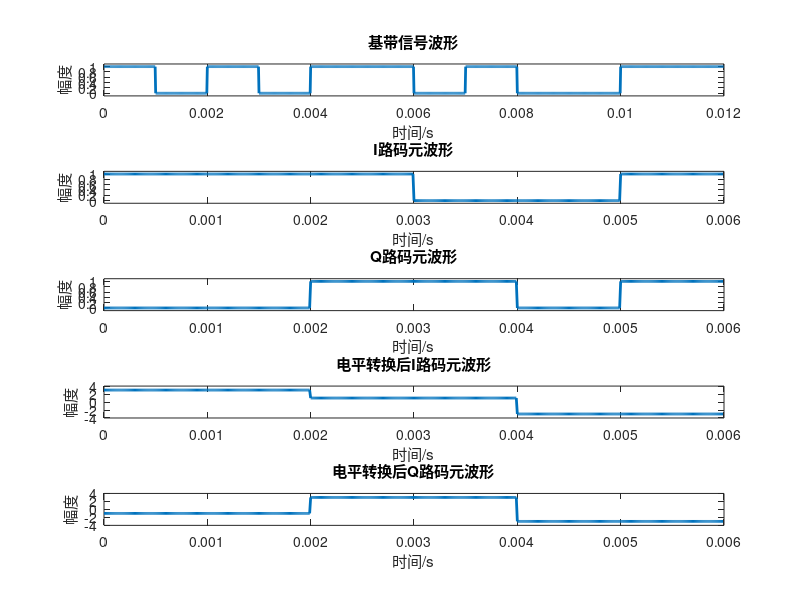
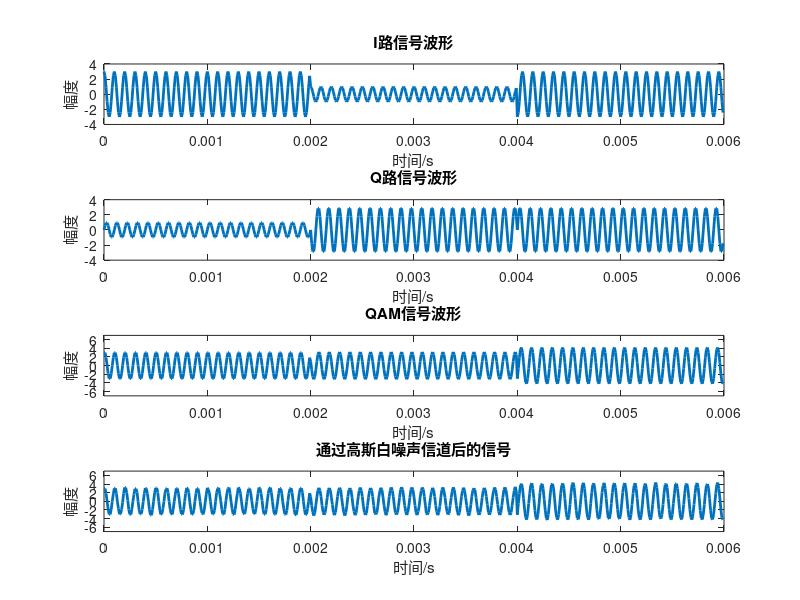
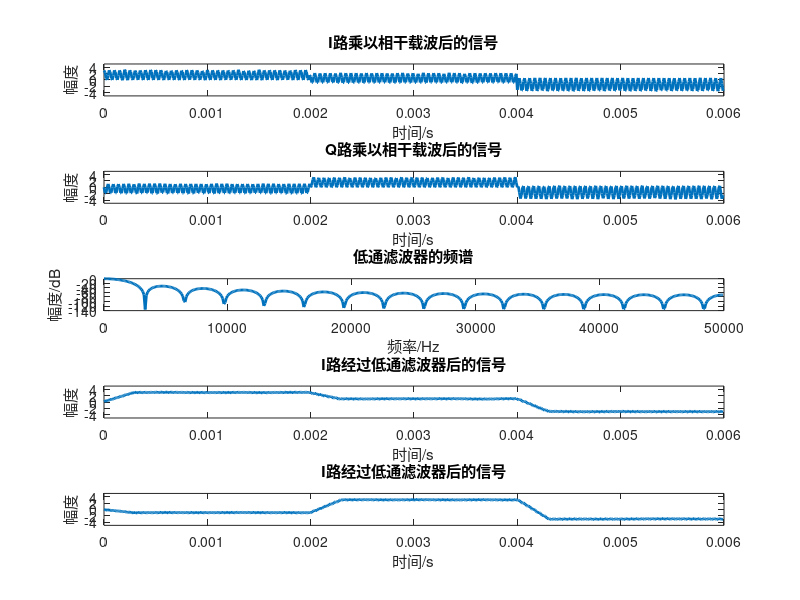

The MATLAB source for these figures, in order: (Note: this script raises an error after producing the figures.)
clear all;                  % 清除所有变量
close all;                  % 关闭所有窗口
clc;                        % 清屏
%% 基本参数
M=12;                       % 产生码元数    
L=100;                      % 每码元复制L次,每个码元采样次数
Ts=0.001;                   % 每个码元的宽度,即码元的持续时间
Rb=1/Ts;                    % 码元速率1K
dt=Ts/L;                    % 采样间隔
TotalT=M*Ts;                % 总时间1
t=0:dt:TotalT-dt;           % 时间1
TotalT2=(M/2)*Ts;           % 总时间2
t2=0:dt:TotalT2-dt;         % 时间2
Fs=1/dt;                    % 采样间隔的倒数即采样频率

%% 产生单极性波形
wave=[1,0,1,0,1,1,0,1,0,0,1,1];      % 产生二进制随机码,M为码元个数
fz=ones(1,L);               % 定义复制的次数L,L为每码元的采样点数
fz2=ones(1,2*L);            % 定义复制的次数2L
x1=wave(fz,:);              % 将原来wave的第一行复制L次，称为L*M的矩阵
jidai=reshape(x1,1,L*M);    % 产生单极性不归零矩形脉冲波形，将刚得到的L*M矩阵，按列重新排列形成1*(L*M)的矩阵

%% 产生I、Q路码元
a=wave(1:2:end);            % I路码元是原始码元奇数位置的码元
b=wave(2:2:end);            % Q路码元是原始码元偶数位置的码元
% 码元电平转换，要将两两码元转换成四种电平，00转换成-1,01转换成-3,10转换成1,11转换成3
for i=1:length(a)/2
    if a(2*(i-1)+1:2*i)==[0 1]
        I(i)=-3;
    elseif a(2*(i-1)+1:2*i)==[0 0]
        I(i)=-1;
    elseif a(2*(i-1)+1:2*i)==[1 0]
        I(i)=1;
    elseif a(2*(i-1)+1:2*i)==[1 1]
        I(i)=3;
    end
    
    if b(2*(i-1)+1:2*i)==[0 1]
        Q(i)=-3;
    elseif b(2*(i-1)+1:2*i)==[0 0]
        Q(i)=-1;
    elseif b(2*(i-1)+1:2*i)==[1 0]
        Q(i)=1;
    elseif b(2*(i-1)+1:2*i)==[1 1]
        Q(i)=3;
    end
end
x2=a(fz,:);                    % 将原来a的第一行复制L次，称为L*(M/2)的矩阵
a_mayuan=reshape(x2,1,L*(M/2));% 产生单极性不归零矩形脉冲波形，将刚得到的L*(M/2)矩阵，按列重新排列形成1*(L*(M/2))的矩阵
x3=b(fz,:);                    % 将原来b的第一行复制L次，称为L*(M/2)的矩阵
b_mayuan=reshape(x3,1,L*(M/2));% 产生单极性不归零矩形脉冲波形，将刚得到的L*(M/2)矩阵，按列重新排列形成1*(L*(M/2))的矩阵
x4=I(fz2,:);                   % 将原来I的第一行复制2L次，称为2L*(M/4)的矩阵
I_mayuan=reshape(x4,1,(2*L)*(M/4));% 产生单极性不归零矩形脉冲波形，将刚得到的(2*L)*(M/4)矩阵，按列重新排列形成1*((2*L)*(M/4))的矩阵
x5=Q(fz2,:);                   % 将原来Q的第一行复制2L次，称为2L*(M/4)的矩阵
Q_mayuan=reshape(x5,1,(2*L)*(M/4));% 产生单极性不归零矩形脉冲波形，将刚得到的(2*L)*(M/4)矩阵，按列重新排列形成1*((2*L)*(M/4))的矩阵

%% 码元波形绘制
figure(1);                  % 绘制第1幅图
subplot(511);               % 窗口分割成5*1的，当前是第1个子图 
plot(t,jidai,'LineWidth',2);% 绘制基带码元波形，线宽为2
title('基带信号波形');      % 标题
xlabel('时间/s');           % x轴标签
ylabel('幅度');             % y轴标签
axis([0,TotalT,-0.1,1.1])   % 坐标范围限制

subplot(512);               % 窗口分割成5*1的，当前是第2个子图 
plot(t2,a_mayuan,'LineWidth',2);% I路码元波形，线宽为2
title('I路码元波形');       % 标题
xlabel('时间/s');           % x轴标签
ylabel('幅度');             % y轴标签
axis([0,TotalT2,-0.1,1.1])  % 坐标范围限制

subplot(513);               % 窗口分割成5*1的，当前是第3个子图 
plot(t2,b_mayuan,'LineWidth',2);% 绘制Q路码元波形，线宽为2
title('Q路码元波形');       % 标题
xlabel('时间/s');           % x轴标签
ylabel('幅度');             % y轴标签
axis([0,TotalT2,-0.1,1.1])  % 坐标范围限制

subplot(514);               % 窗口分割成5*1的，当前是第4个子图 
plot(t2,I_mayuan,'LineWidth',2);% 绘制转换后I路电平波形，线宽为2
title('电平转换后I路码元波形');% 标题
xlabel('时间/s');           % x轴标签
ylabel('幅度');             % y轴标签
axis([0,TotalT2,-4,4])      % 坐标范围限制

subplot(515);               % 窗口分割成5*1的，当前是第5个子图 
plot(t2,Q_mayuan,'LineWidth',2);% 绘制转换后Q路电平波形，线宽为2
title('电平转换后Q路码元波形');% 标题
xlabel('时间/s');           % x轴标签
ylabel('幅度');             % y轴标签
axis([0,TotalT2,-4,4])      % 坐标范围限制

%% QAM调制
fc=10000;                   % 载波频率2kHz       
zb1=cos(2*pi*fc*t2);        % 载波1
zb2=-sin(2*pi*fc*t2);       % 载波2
I_lu=I_mayuan.*zb1;         % I路波形 
Q_lu=Q_mayuan.*zb2;         % Q路波形 
qam=I_lu+Q_lu;              % QAM调制
figure(2);                  % 绘制第2幅图
subplot(411)                % 窗口分割成4*1的，当前是第1个子图 
plot(t2,I_lu,'LineWidth',2);% 绘制I路的波形 
title('I路信号波形')        % 标题
axis([0,TotalT2,-4,4]);     % 坐标范围限制
xlabel('时间/s');           % x轴标签
ylabel('幅度');             % y轴标签

subplot(412)                % 窗口分割成4*1的，当前是第2个子图 
plot(t2,Q_lu,'LineWidth',2);% 绘制Q路的波形 
title('Q路信号波形')        % 标题
axis([0,TotalT2,-4,4]);     % 坐标范围限制
xlabel('时间/s');           % x轴标签
ylabel('幅度');             % y轴标签

subplot(413)                % 窗口分割成4*1的，当前是第3个子图 
plot(t2,qam,'LineWidth',2); % 绘制QAM的波形 
title('QAM信号波形')        % 标题
axis([0,TotalT2,-7,7]);     % 坐标范围限制
xlabel('时间/s');           % x轴标签
ylabel('幅度');             % y轴标签
%% 信号经过高斯白噪声信道
tz=awgn(qam,20);            % 信号qam中加入白噪声，信噪比为SNR=20dB
subplot(414);               % 窗口分割成4*1的，当前是第4个子图 
plot(t2,tz,'LineWidth',2);  % 绘制QAM信号加入白噪声的波形
axis([0,TotalT2,-7,7]);     % 坐标范围设置
title('通过高斯白噪声信道后的信号');% 标题
xlabel('时间/s');           % x轴标签
ylabel('幅度');             % y轴标签

%% 解调部分
jt1=tz.*zb1;                % 相干解调，I路乘以相干载波
jt2=tz.*zb2;                % 相干解调，Q路乘以相干载波
figure(3);
subplot(511)                % 窗口分割成5*1的，当前是第1个子图 
plot(t2,jt1,'LineWidth',2)  % 绘制I路乘以相干载波后的信号
axis([0,TotalT2,-5,5]);     % 设置坐标范围
title("I路乘以相干载波后的信号")% 标题
xlabel('时间/s');           % x轴标签
ylabel('幅度');             % y轴标签

subplot(512)                % 窗口分割成5*1的，当前是第2个子图 
plot(t2,jt2,'LineWidth',2)  % 绘制Q路乘以相干载波后的信号
axis([0,TotalT2,-5,5]);     % 设置坐标范围
title("Q路乘以相干载波后的信号")% 标题
xlabel('时间/s');           % x轴标签
ylabel('幅度');             % y轴标签

%% 加噪信号经过滤波器
% 低通滤波器设计
fp=2*Rb;                    % 低通滤波器截止频率，乘以2是因为下面要将模拟频率转换成数字频率wp=Rb/(Fs/2)
h1=fir1(30, fp/Fs, boxcar(31));% 生成fir滤波器系统函数中分子多项式的系数
% fir1函数三个参数分别是阶数，数字截止频率，滤波器类型
% 这里是生成了30阶(31个抽头系数)的矩形窗滤波器
[h,w]=freqz(h1, 1,512);      % 生成fir滤波器的频率响应
% freqz函数的三个参数分别是滤波器系统函数的分子多项式的系数，分母多项式的系数(fir滤波器分母系数为1)和采样点数(默认)512
lvbo1=2*fftfilt(h1,jt1);     % 对信号进行滤波，jt1是等待滤波的信号，h是fir滤波器的系统函数的分子多项式系数
lvbo2=2*fftfilt(h1,jt2);     % 对信号进行滤波，jt2是等待滤波的信号，h是fir滤波器的系统函数的分子多项式系数

subplot(513);               % 窗口分割成5*1的，当前是第3个子图 
plot(w/pi*Fs/2,20*log(abs(h)),'LineWidth',2); % 绘制滤波器的幅频响应
title('低通滤波器的频谱');  % 标题
xlabel('频率/Hz');          % x轴标签
ylabel('幅度/dB');          % y轴标签

subplot(514)                % 窗口分割成5*1的，当前是第4个子图 
plot(t2,lvbo1,'LineWidth',2);% 绘制I路经过低通滤波器后的信号
axis([0,TotalT2,-5,5]);     % 设置坐标范围
title("I路经过低通滤波器后的信号");% 标题
xlabel('时间/s');           % x轴标签
ylabel('幅度');             % y轴标签

subplot(515)                % 窗口分割成5*1的，当前是第5个子图 
plot(t2,lvbo2,'LineWidth',2);% 绘制Q路经过低通滤波器后的信号
axis([0,TotalT2,-5,5]);     % 设置坐标范围
title("I路经过低通滤波器后的信号");% 标题
xlabel('时间/s');           % x轴标签
ylabel('幅度');             % y轴标签

%% 抽样判决
% 滤波后的波形进行判决，大于2的判决为3,0-2之间的判决为1，-2-0之间判决为-1，小于-2的判决为-3
for j=1:length(lvbo1)
   if lvbo1(j)>=2
       I_panjue(j)=3;
   elseif (lvbo1(j)>0 && lvbo1(j)<2)
       I_panjue(j)=1;
   elseif (lvbo1(j)>=-2 && lvbo1(j)<0)
       I_panjue(j)=-1;
   elseif lvbo1(j)<-2 
       I_panjue(j)=-3;
   end
end

for k=1:length(lvbo2)
   if lvbo2(k)>=2
       Q_panjue(k)=3;
   elseif (lvbo2(k)>0 && lvbo2(k)<2)
       Q_panjue(k)=1;
   elseif (lvbo2(k)>=-2 && lvbo2(k)<0)
       Q_panjue(k)=-1;
   elseif lvbo2(k)<-2 
       Q_panjue(k)=-3;
   end
end
figure(4);
subplot(611)                % 窗口分割成6*1的，当前是第1个子图 
plot(t2,I_panjue,'LineWidth',2);% 绘制经过判决的I路信号
axis([0,TotalT2,-5,5]);     % 设置坐标范围
title("I路经过判决后的信号");% 标题
xlabel('时间/s');           % x轴标签
ylabel('幅度');             % y轴标签

subplot(612)                % 窗口分割成6*1的，当前是第2个子图 
plot(t2,Q_panjue,'LineWidth',2);% 绘制经过判决的Q路信号
axis([0,TotalT2,-5,5]);     % 设置坐标范围
title("Q路经过判决后的信号");% 标题
xlabel('时间/s');           % x轴标签
ylabel('幅度');             % y轴标签

%% 判决之后再处理，取码元中间时刻判决
I_zong=[];
Q_zong=[];
for m=L:2*L:((2*L)*(M/4))
   if I_panjue(m)>=2
       I_zong=[I_zong,3];
   elseif (I_panjue(m)>0 && I_panjue(m)<2)
       I_zong=[I_zong,1];
   elseif (I_panjue(m)>=-2 && I_panjue(m)<0)
       I_zong=[I_zong,-1];
   elseif I_panjue(m)<-2 
       I_zong=[I_zong,-3];
   end
end

for n=L:2*L:((2*L)*(M/4))
   if Q_panjue(n)>=2
       Q_zong=[Q_zong,3];
   elseif (Q_panjue(n)>0 && Q_panjue(n)<2)
       Q_zong=[Q_zong,1];
   elseif (Q_panjue(n)>=-2 && Q_panjue(n)<0)
       Q_zong=[Q_zong,-1];
   elseif Q_panjue(n)<-2 
       Q_zong=[Q_zong,-3];
   end
end

x6=I_zong(fz2,:);                   % 将原来I_zong的第一行复制2L次，称为2L*(M/4)的矩阵
I_wave=reshape(x6,1,(2*L)*(M/4));% 产生单极性不归零矩形脉冲波形，将刚得到的(2*L)*(M/4)矩阵，按列重新排列形成1*((2*L)*(M/4))的矩阵
x7=Q_zong(fz2,:);                   % 将原来Q_zong的第一行复制2L次，称为2L*(M/4)的矩阵
Q_wave=reshape(x7,1,(2*L)*(M/4));% 产生单极性不归零矩形脉冲波形，将刚得到的(2*L)*(M/4)矩阵，按列重新排列形成1*((2*L)*(M/4))的矩阵

subplot(613)                % 窗口分割成6*1的，当前是第3个子图 
plot(t2,I_wave,'LineWidth',2);% 绘制经过中间时刻判决的I路波形
axis([0,TotalT2,-5,5]);     % 设置坐标范围
title("I路经过中间时刻判决后的信号");% 标题
xlabel('时间/s');           % x轴标签
ylabel('幅度');             % y轴标签

subplot(614)                % 窗口分割成6*1的，当前是第4个子图 
plot(t2,Q_wave,'LineWidth',2);% 绘制经过中间时刻判决的Q路波形
axis([0,TotalT2,-5,5]);     % 设置坐标范围
title("Q路经过中间时刻判决后的信号");% 标题
xlabel('时间/s');           % x轴标签
ylabel('幅度');             % y轴标签

%% I、Q两路恢复
% 电平转换成码元，-3转换成01，-1转换成00,1转换成10,3转换成11
I_yuan=[];
Q_yuan=[];
for i=1:length(I_zong)
    if I_zong(i)==3
        I_yuan=[I_yuan,1 1];
    elseif I_zong(i)==1
        I_yuan=[I_yuan,1 0];
    elseif I_zong(i)==-1
        I_yuan=[I_yuan,0 0];
    elseif I_zong(i)==-3
        I_yuan=[I_yuan,0 1];
    end
end

for i=1:length(Q_zong)
    if Q_zong(i)==3
        Q_yuan=[Q_yuan,1 1];
    elseif Q_zong(i)==1
        Q_yuan=[Q_yuan,1 0];
    elseif Q_zong(i)==-1
        Q_yuan=[Q_yuan,0 0];
    elseif Q_zong(i)==-3
        Q_yuan=[Q_yuan,0 1];
    end
end

code = [];
% 将I路码元为最终输出的奇数位置码元，将Q路码元为最终输出的偶数位置码元
for n=1:M
    if mod(n, 2)~=0
        code = [code, I_yuan((n+1)/2)];
    else
        code = [code, Q_yuan(n/2)];
    end
end

x8=code(fz,:);              % 将原来code的第一行复制L次，称为L*M的矩阵
dout=reshape(x8,1,L*M);     % 产生单极性不归零矩形脉冲波形，将刚得到的L*M矩阵，按列重新排列形成1*(L*M)的矩阵

subplot(615)                % 窗口分割成6*1的，当前是第5个子图 
plot(t,dout,'LineWidth',2); % 绘制恢复后的基带码元
axis([0,TotalT,-0.1,1.1]);  % 设置坐标范围
title("恢复后的基带码元");  % 标题
xlabel('时间/s');           % x轴标签
ylabel('幅度');             % y轴标签

subplot(616)                % 窗口分割成6*1的，当前是第6个子图 
plot(t,jidai,'LineWidth',2);% 绘制原始基带码元
axis([0,TotalT,-0.1,1.1]);  % 设置坐标范围
title("原始基带码元");      % 标题
xlabel('时间/s');           % x轴标签
ylabel('幅度');             % y轴标签

%% 绘制频谱
%% 信源频谱
T=t(end);                   % 时间
df=1/T;                     % 频谱分辨率
N=length(jidai);            % 采样长度
f=(-N/2:N/2-1)*df;          % 频率范围
mf=fftshift(abs(fft(jidai)));%对信源信号采用快速傅里叶变换并移到矩阵中心
figure(5);
subplot(211);               % 窗口分割成2*1的，当前是第1个子图 
plot(f,mf,'LineWidth',2);   % 绘制信源频谱波形
title("基带信号频谱");      % 标题
xlabel('频率/Hz');          % x轴标签
ylabel('幅度');             % y轴标签
axis([-20000,20000,-inf,inf]);% 坐标范围限制

%% QAM信号频谱
T2=t2(end);                 % 时间2
df2=1/T2;                   % 频谱分辨率2
N2=length(qam);             % 采样长度2
f2=(-N2/2:N2/2-1)*df2;      % 频率范围2
sf=fftshift(abs(fft(qam))); % 对QAM信号采用快速傅里叶变换并将0-fs频谱移动到-fs/2-fs/2

subplot(212)                % 窗口分割成2*1的，当前是第2个子图 
plot(f2,sf,'LineWidth',2)   % 绘制QAM调制信号频谱
title("QAM信号频谱")        % 标题
xlabel('频率/Hz');          % x轴标签
ylabel('幅度');             % y轴标签
axis([-20000,20000,-inf,inf]);% 坐标范围限制


%% 乘以相干载波后的频谱
mmf=fftshift(abs(fft(jt1))); % 对相干载波信号采用快速傅里叶变换并移到矩阵中心
figure(6)                   % 绘制第5幅图
subplot(211);               % 窗口分割成2*1的，当前是第1个子图 
plot(f2,mmf,'LineWidth',2)   % 画出I路乘以相干载波后的频谱
title("I路乘以相干载波后的频谱")
xlabel('频率/Hz');          % x轴标签
ylabel('幅度');             % y轴标签

mmf2=fftshift(abs(fft(jt2))); % 对相干载波信号采用快速傅里叶变换并移到矩阵中心
subplot(212);               % 窗口分割成2*1的，当前是第2个子图 
plot(f2,mmf2,'LineWidth',2)   % 画出Q路乘以相干载波后的频谱
title("Q路乘以相干载波后的频谱")
xlabel('频率/Hz');          % x轴标签
ylabel('幅度');             % y轴标签

%% 经过低通滤波后的频谱
dmf=fftshift(abs(fft(lvbo1)));%对低通滤波信号采用快速傅里叶变换并移到矩阵中心
figure(7);
subplot(211);               % 窗口分割成2*1的，当前是第1个子图 
plot(f2,dmf,'LineWidth',2)   % 画出I路经过低通滤波后的频谱
title("I路经过低通滤波后的频谱");
xlabel('频率/Hz');          % x轴标签
ylabel('幅度');             % y轴标签

dmf2=fftshift(abs(fft(lvbo2)));%对低通滤波信号采用快速傅里叶变换并移到矩阵中心
subplot(212);               % 窗口分割成2*1的，当前是第2个子图 
plot(f2,dmf2,'LineWidth',2)   % 画出Q路经过低通滤波后的频谱
title("Q路经过低通滤波后的频谱");
xlabel('频率/Hz');          % x轴标签
ylabel('幅度');             % y轴标签

figure(8);                  % 绘制第8幅图
scatter(I,Q);               % 绘制星座图，如果没有16个点，是因为码元数量不够的原因
title('QAM星座图');        % 标题
% 让坐标轴放在坐标原点
ax = gca;
ax.XAxisLocation = 'origin';
ax.YAxisLocation = 'origin';


